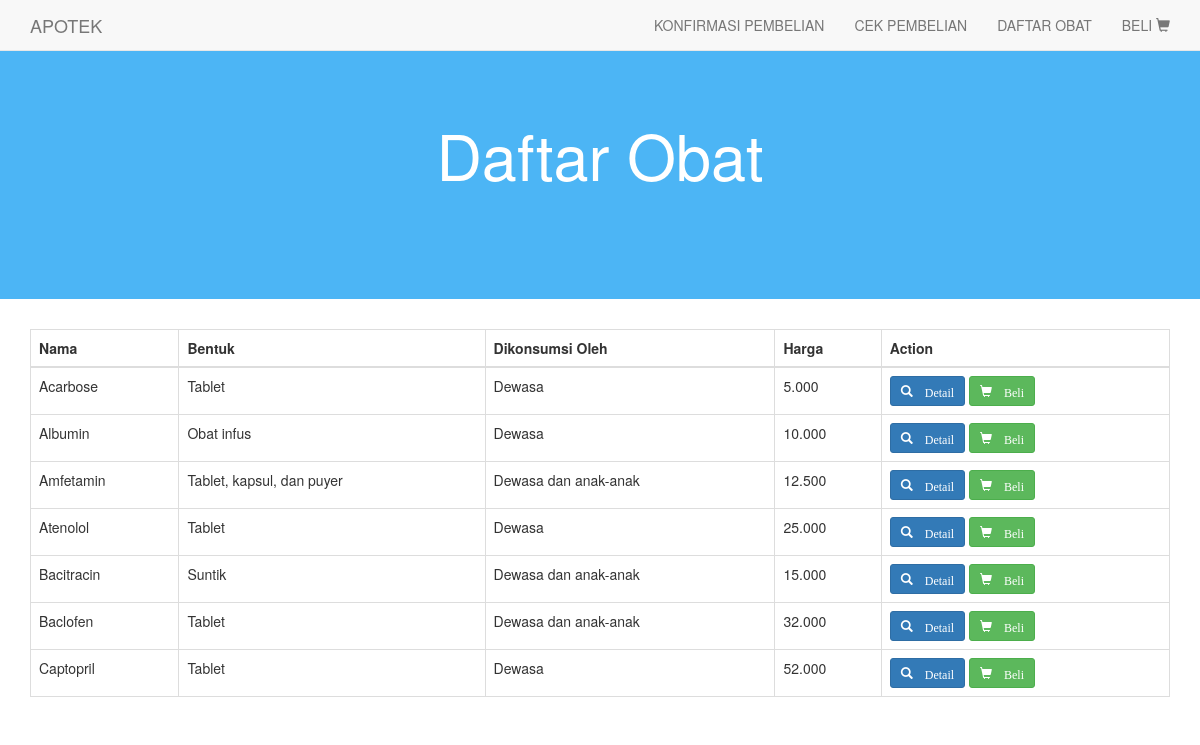
The page /obat on the database its author committed.
### tables this page shows
CREATE TABLE `obat` (
  `kode_obat` char(5) NOT NULL,
  `nama` varchar(100) NOT NULL,
  `bentuk` varchar(100) NOT NULL,
  `konsumen` varchar(100) NOT NULL,
  `manfaat` varchar(200) NOT NULL,
  `harga` float NOT NULL
);

### application/controllers/Home.php (called while the page is built, shortened)
<?php
class Home extends CI_Controller {
  public function __construct(){
    $this->load->model('home_model');
    $this->load->model('keranjang_model');
  }
  public function obat($kode_obat = NULL){
    if($kode_obat == NULL){
      $data['view_name'] = 'daftar_obat';
      $data['obat'] = $this->home_model->getObat();
      $this->load->view('home/index_view', $data);
    }
    else {
      $data['view_name'] = 'detail_obat';
      $data['obat'] = $this->home_model->getObat($kode_obat);
      $this->load->view('home/index_view', $data);
    }
  }
}

### index.php (called while the page is built, shortened)
<?php
require_once BASEPATH.'core/CodeIgniter.php';

### application/models/Home_model.php (called while the page is built, shortened)
<?php
class Home_model extends CI_Model {
  public function getObat($kode_obat = FALSE){
    if($kode_obat == FALSE){
      $query = $this->db->query('SELECT * FROM obat');
      return $query->result();
    }
    $query = $this->db->query("SELECT * FROM obat WHERE kode_obat = '". $kode_obat ."'");
    return $query->row();
  }
}

### application/views/home/daftar_obat.php (the view)
<div class="jumbotron text-center">
  <h1>Daftar Obat</h1>
</div>
<div class="container" style="margin-bottom: 50px;">
  <table class="table table-bordered table-hover">
    <thead>
      <tr>
        <th>Nama</th>
        <th>Bentuk</th>
        <th>Dikonsumsi Oleh</th>
        <th>Harga</th>
        <th>Action</th>
      </tr>
    </thead>
    <tbody>
    <?php foreach($obat as $item): ?>
      <tr>
        <td><?= $item->nama;?></td>
        <td><?= $item->bentuk;?></td>
        <td><?= $item->konsumen;?></td>
        <td><?= number_format($item->harga, 0, ',', '.');?></td>
        <td>
          <a href="<?= site_url('obat/'.$item->kode_obat);?>" class="btn btn-primary btn-sm"><span class="glyphicon glyphicon-search"> Detail</span></a>
          <a href="<?= site_url('beli/'.$item->kode_obat);?>" class="btn btn-success btn-sm"><span class="glyphicon glyphicon-shopping-cart"> Beli</span></a>
        </td>
      </tr>
    <?php endforeach; ?>
    </tbody>
  </table>
</div>

### application/views/home/index_view.php (shortened to what this page needs)
<!DOCTYPE html>
<html>
<head>
  <link rel="stylesheet" type="text/css" href="<?= base_url();?>assets/css/bootstrap.min.css">
  <link rel="stylesheet" type="text/css" href="<?= base_url();?>assets/css/main.css">
</head>
<body>
<nav class="navbar navbar-default navbar-fixed-top">
  <div class="container">
    <div class="navbar-header">
      <a class="navbar-brand" href="<?= site_url();?>">APOTEK</a>
    </div>
    <div class="collapse navbar-collapse" id="navigasi">
      <ul class="nav navbar-nav navbar-right">
        <li><a href="<?= site_url('konfirmasi');?>">KONFIRMASI PEMBELIAN</a></li>
        <li><a href="<?= site_url('cek');?>">CEK PEMBELIAN</a></li>
        <li><a href="<?= site_url('obat');?>">DAFTAR OBAT</a></li>
        <li><a href="<?= site_url('beli');?>">BELI <span class="glyphicon glyphicon-shopping-cart"></a></li>
      </ul>
    </div>
  </div>
</nav>
<?php $this->load->view('home/'. $view_name); ?>
</body>
</html>

### assets/css/main.css (style rules this page uses)
.jumbotron { background-color: #4cb5f5; color: #fff; padding: 100px 25px; }

### rows shown on the page
obat: nama "Acarbose", bentuk "Tablet", konsumen "Dewasa", harga "5.000"
obat: nama "Albumin", bentuk "Obat infus", konsumen "Dewasa", harga "10.000"
obat: nama "Amfetamin", bentuk "Tablet, kapsul, dan puyer", konsumen "Dewasa dan anak-anak", harga "12.500"
obat: nama "Atenolol", bentuk "Tablet", konsumen "Dewasa", harga "25.000"
obat: nama "Bacitracin", bentuk "Suntik", konsumen "Dewasa dan anak-anak", harga "15.000"
obat: nama "Baclofen", bentuk "Tablet", konsumen "Dewasa dan anak-anak", harga "32.000"
obat: nama "Captopril", bentuk "Tablet", konsumen "Dewasa", harga "52.000"
